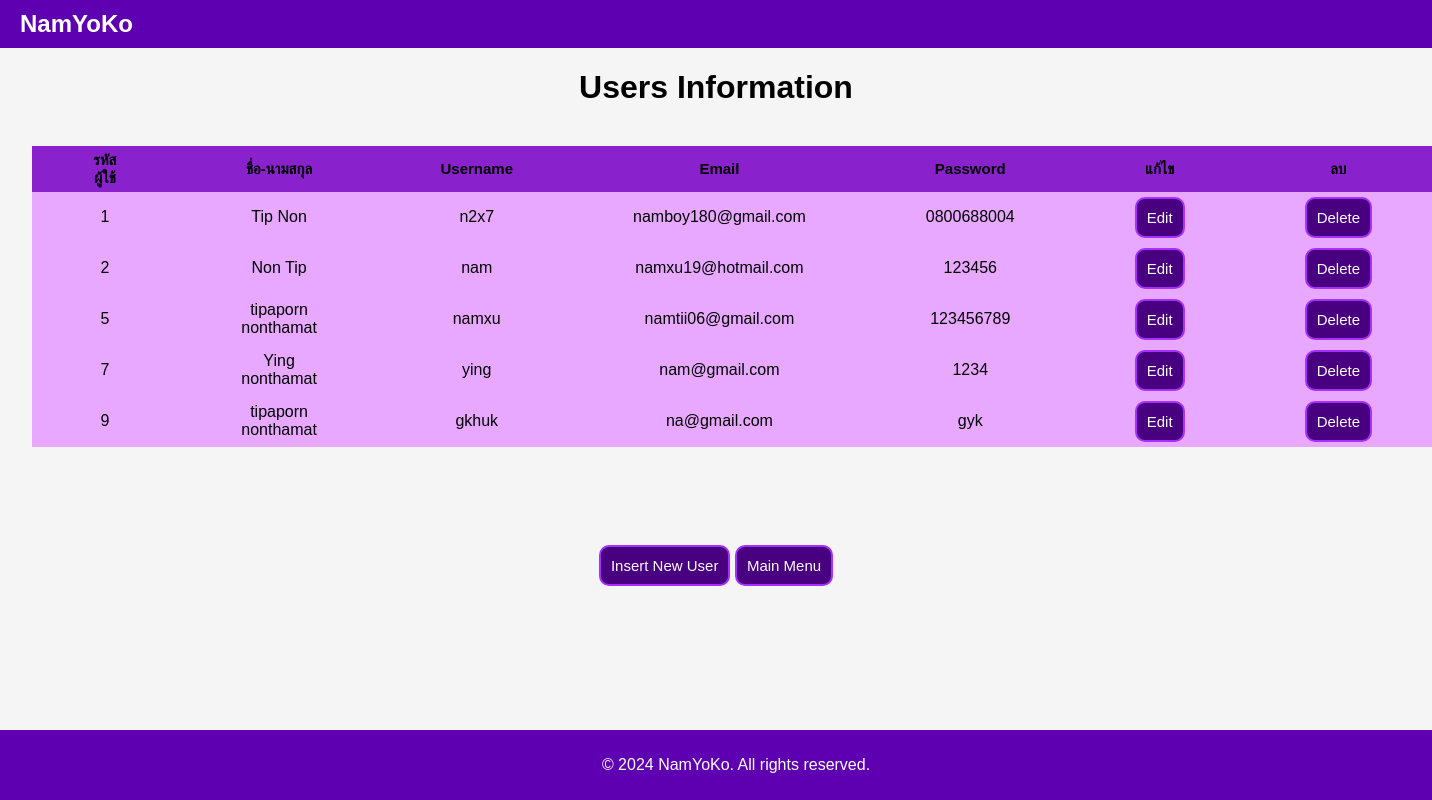
Screenshot of /user.php with the database file from the repository.
### tables this page shows
CREATE TABLE `users` (
  `uid` int(20) NOT NULL,
  `username` varchar(50) NOT NULL,
  `password` varchar(50) NOT NULL,
  `email` varchar(100) NOT NULL,
  `fName` varchar(80) NOT NULL,
  `lName` varchar(80) NOT NULL,
  `date` datetime NOT NULL DEFAULT current_timestamp()
);

### user.php (the view, shortened to what this page needs)
<!DOCTYPE html>
<html lang="en">
<head>
    <link rel="stylesheet" href="users.css">
</head>
<body>
<?php
    require 'conn.php';
    $sql = "SELECT * FROM users";
    $result = $conn->query($sql);
?>
    <nav class="bar">
        <section class="logo">
            NamYoKo
        </section>
    </nav>
<h1>Users Information</h1><br>
        <table>
            <thead>
                <tr>
                    <th>รหัสผู้ใช้</th>
                    <th>ชื่อ-นามสกุล</th>
                    <th>Username</th>
                    <th>Email</th>
                    <th>Password</th>
                    <th>แก้ไข</th>
                    <th>ลบ</th>
                </tr>
            </thead>
            <tbody>
                <?php
                    if ($result->num_rows > 0) {
                        while($row = $result->fetch_assoc()) {
                            echo"<tr><td>".$row["uid"]."</td>"."<td>".$row["fName"]." ".$row["lName"]."</td>"."<td>".$row["username"]."</td>"."<td>".$row["email"]."</td>"."<td>".$row["password"]."</td>"."<td>"."<a href='editu.php?uid=".$row["uid"]."'><button> Edit </button></a>"."</td>"."<td>"."<a href='deleteu.php?uid=".$row["uid"]."'><button> Delete </button></a>"."</td>";
                            echo "</tr>";
                        }
                    }else {
                        echo "0 results";
                    }
                ?>
            </tbody>
        </table>
        <br>
        <a href='insertuser.php'><button> Insert New User</button></a>
        <a href='mainmenu.html'><button>Main Menu</button></a>
    <div class="footer">
        <p>
            © 2024 NamYoKo. All rights reserved.
        </p>
    </div>
</html>

### users.css (style rules this page uses)
body { font-family: Arial, sans-serif; margin: 0; padding: 0; background-color: #f5f5f5; justify-content: center; align-items: center; text-align: center; }
.bar { background-color: #5e00b1; color: white; padding: 10px 20px; display: flex; justify-content: space-between; align-items: center; }
.bar .logo { font-size: 24px; font-weight: bold; }
th,tr,td { padding: 5px 60px; }
th { font-size: 15px; background-color: rgb(137, 34, 205); border-collapse: collapse; }
tr,td { margin: 0%; background-color: rgb(232, 168, 255); }
table { text-align: center; margin-left: 2rem; margin-bottom: 5rem; border-collapse: collapse; }
a { all: unset; }
button { all: unset; font-size: 15px; border: 2px solid rgb(168, 47, 255); background-color: rgb(73, 0, 128); padding: 10px 10px; color: white; border-radius: 10px; cursor: pointer; }
.footer { overflow: hidden; position: fixed; bottom: 0; width: 100%; background-color: #5e00b1; color: white; padding: 10px 20px; text-align: center; }

### rows the page displays
users: uid "1", fName "Tip", lName "Non", username "n2x7", email "namboy180@gmail.com", password "0800688004"
users: uid "2", fName "Non", lName "Tip", username "nam", email "namxu19@hotmail.com", password "123456"
users: uid "5", fName "tipaporn", lName "nonthamat", username "namxu", email "namtii06@gmail.com", password "123456789"
users: uid "7", fName "Ying", lName "nonthamat", username "ying", email "nam@gmail.com", password "1234"
users: uid "9", fName "tipaporn", lName "nonthamat", username "gkhuk", email "na@gmail.com", password "gyk"
